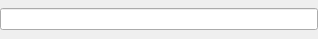
<?xml version="1.0" encoding="UTF-8"?>
<ui version="4.0">
 <class>RequestStringDialog</class>
 <widget class="QDialog" name="RequestStringDialog">
  <property name="geometry">
   <rect>
    <x>0</x>
    <y>0</y>
    <width>318</width>
    <height>39</height>
   </rect>
  </property>
  <property name="windowTitle">
   <string>Dialog</string>
  </property>
  <layout class="QVBoxLayout" name="verticalLayout">
   <property name="spacing">
    <number>0</number>
   </property>
   <property name="margin">
    <number>0</number>
   </property>
   <item>
    <widget class="QLineEdit" name="lineEdit"/>
   </item>
  </layout>
 </widget>
 <resources/>
 <connections/>
</ui>
